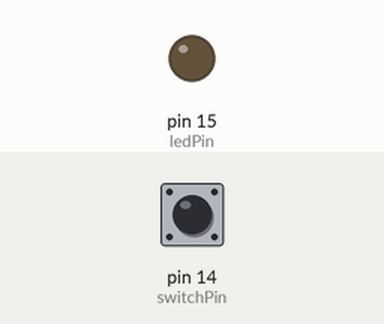
Simulated run of this sketch. Board: Arduino Uno, built with avr-gcc and run on an emulated ATmega328P. Shown: output pins drawn as LEDs (lit = HIGH). Dashed ring = blinking. The inputs (shaded band) are chosen by the test bench; at power-on: pin 14 (switchPin) LOW.

Above: at 1.2 s.
1.3 s: pin 14 (switchPin) pulled HIGH for 3.2 s
At 1.6 s:
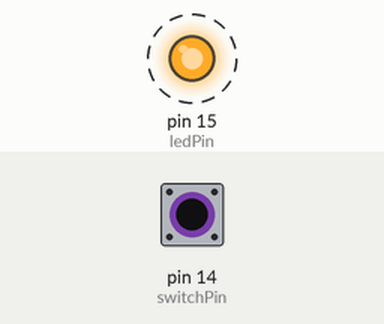
Timing chart, 0 to 5.8 s (numbered marks = the images above; inputs shaded):
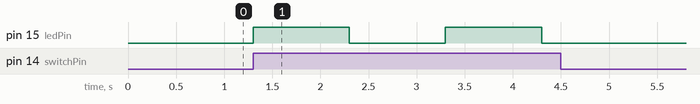

The sketch:

warning_light.ino.ino
```cpp
const int switchPin = 14;
const int ledPin = 15;

int switchState = 0;

void setup() {
  // put your setup code here, to run once:
  pinMode(ledPin, OUTPUT);
  pinMode(switchPin, INPUT);
}

void loop() {
  // put your main code here, to run repeatedly:
  switchState = digitalRead(switchPin);

  if(switchState == HIGH) {
    digitalWrite(ledPin, HIGH);
    delay(1000);
    digitalWrite(ledPin, LOW);
    delay(1000);
  }
  else{
    digitalWrite(ledPin, LOW);
  }
}
```

Measured:
- after the input at 1.3 s, pin 15 (ledPin): alternates HIGH for 1.0 s and LOW for 1.0 s, 4 changes in all, then stays LOW, starting at once
